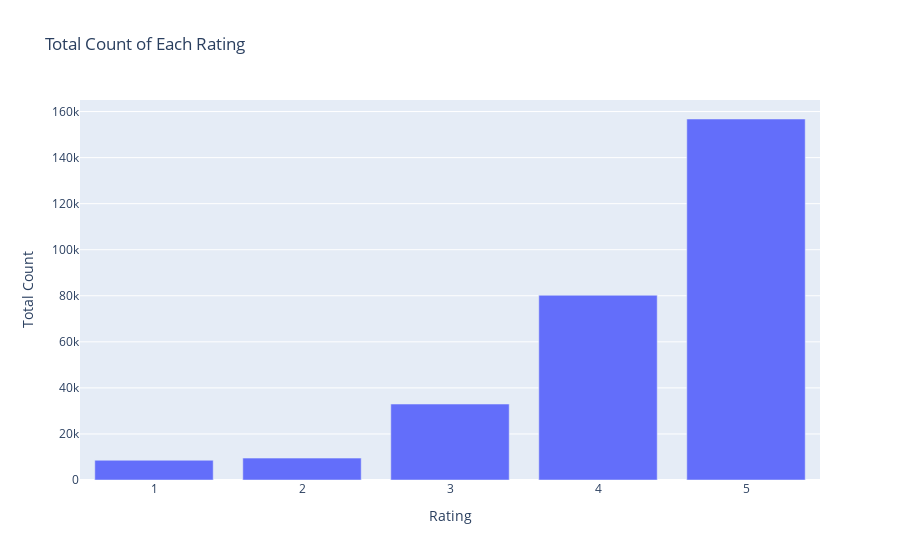

Notebook source saved alongside this figure:
### Code cell
# Plot total count
fig1 = px.bar(summary_data_frame, x='Rating', y='Count', title='Total Count of Each Rating')
fig1.update_layout(xaxis_title="Rating", yaxis_title="Total Count", uniformtext_mode='hide')
fig1.show()

### Figure 1 — Plotly figure (JSON) as saved in the notebook; plotly's stock layout.template omitted (floating-point values rounded to 4 significant figures)
{"data": [{"alignmentgroup": "True", "hovertemplate": "Rating=%{x}<br>Count=%{y}<extra></extra>", "legendgroup": "", "marker": {"color": "#636efa", "pattern": {"shape": ""}}, "name": "", "offsetgroup": "", "orientation": "v", "showlegend": false, "textposition": "auto", "type": "bar", "x": [1, 2, 3, 4, 5], "xaxis": "x", "y": [8575, 9500, 32979, 80217, 156761], "yaxis": "y"}], "layout": {"barmode": "relative", "legend": {"tracegroupgap": 0}, "title": {"text": "Total Count of Each Rating"}, "uniformtext": {"mode": "hide"}, "xaxis": {"anchor": "y", "domain": [0, 1], "title": {"text": "Rating"}}, "yaxis": {"anchor": "x", "domain": [0, 1], "title": {"text": "Total Count"}}}}
